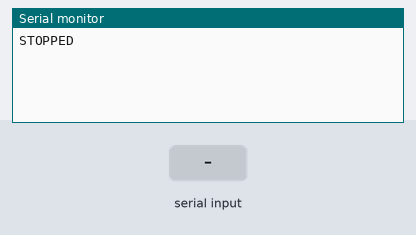
This sketch was run on a simulated Arduino Uno, built with avr-gcc and run on an emulated ATmega328P. On the bench: the last lines printed to the serial monitor. The inputs (shaded band) are chosen by the test bench.

Above: at 1.2 s.
1.3 s: "HELLO 1\n" received over Serial
At 2.1 s:
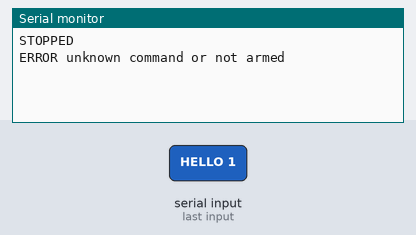
2.8 s: "HELLO\n" received over Serial
At 3.3 s:
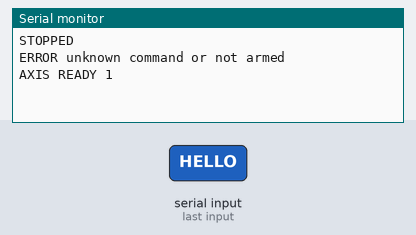
4.3 s: "ARM \n" received over Serial
At 5.6 s:
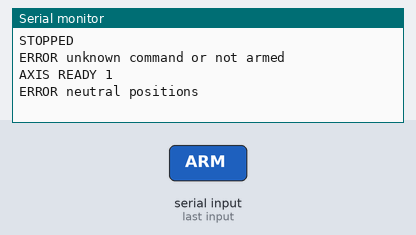

Measured:
- after the input at 1.3 s, the serial monitor: prints a new line at once (image 1)
- after the input at 2.8 s, the serial monitor: prints a new line at once (image 2)
- after the input at 4.3 s, the serial monitor: prints a new line at once (image 3)

The sketch:

axis-servo-bridge.ino
```cpp
// AXIS six-servo bridge v1. Servo pins 2-7. 115200 baud.
// Install only on a matching Arduino controller with a physical power cutoff.
// HELLO -> AXIS READY 1; ARM a b c d e f attaches at the six neutral positions; MOVE a b c d e f ms; PING; STOP.
#include <Servo.h>
#include <stdlib.h>
#include <string.h>
Servo axes[6];
int current[6]={90,90,90,90,90,90},startAngle[6],target[6];
unsigned long lastBeat=0,started=0,duration=1;
bool armed=false,moving=false;char line[128];byte used=0;
void halt(){for(byte i=0;i<6;i++)axes[i].detach();armed=false;moving=false;Serial.println("STOPPED");}
void setup(){Serial.begin(115200);halt();}
void execute(){
 if(!strcmp(line,"HELLO")){Serial.println("AXIS READY 1");return;}
 if(!strcmp(line,"STOP")){halt();return;}
 if(!strncmp(line,"ARM ",4)){char *p=strtok(line+4," ");int neutral[6];byte n=0;bool valid=true;while(p&&n<6){char *end;long value=strtol(p,&end,10);if(*end||value<0||value>180)valid=false;neutral[n++]=value;p=strtok(NULL," ");}if(n!=6||p||!valid){Serial.println("ERROR neutral positions");return;}for(byte i=0;i<6;i++){current[i]=neutral[i];axes[i].write(current[i]);axes[i].attach(i+2);}armed=true;moving=false;lastBeat=millis();Serial.println("ARMED");return;}
 if(!strcmp(line,"PING")){lastBeat=millis();return;}
 if(!strncmp(line,"MOVE ",5)&&armed){char *p=strtok(line+5," ");long values[7];byte n=0;bool valid=true;while(p&&n<7){char *end;values[n++]=strtol(p,&end,10);if(*end)valid=false;p=strtok(NULL," ");}if(n!=7||p||!valid){Serial.println("ERROR malformed move");return;}for(byte i=0;i<6;i++)if(values[i]<0||values[i]>180)valid=false;if(values[6]<100||values[6]>30000)valid=false;if(!valid){Serial.println("ERROR travel limits");return;}for(byte i=0;i<6;i++){startAngle[i]=current[i];target[i]=values[i];}duration=values[6];started=millis();lastBeat=started;moving=true;Serial.println("OK");return;}
 Serial.println("ERROR unknown command or not armed");
}
void loop(){while(Serial.available()){char c=Serial.read();if(c=='\n'){line[used]=0;execute();used=0;}else if(c!='\r'){if(used<sizeof(line)-1)line[used++]=c;else{used=0;halt();}}}if(armed&&millis()-lastBeat>1500)halt();if(armed&&moving){float t=min(1.0f,(millis()-started)/(float)duration);float s=t*t*(3-2*t);for(byte i=0;i<6;i++){current[i]=startAngle[i]+(target[i]-startAngle[i])*s;axes[i].write(current[i]);}if(t>=1){moving=false;Serial.println("DONE");}}}
```
